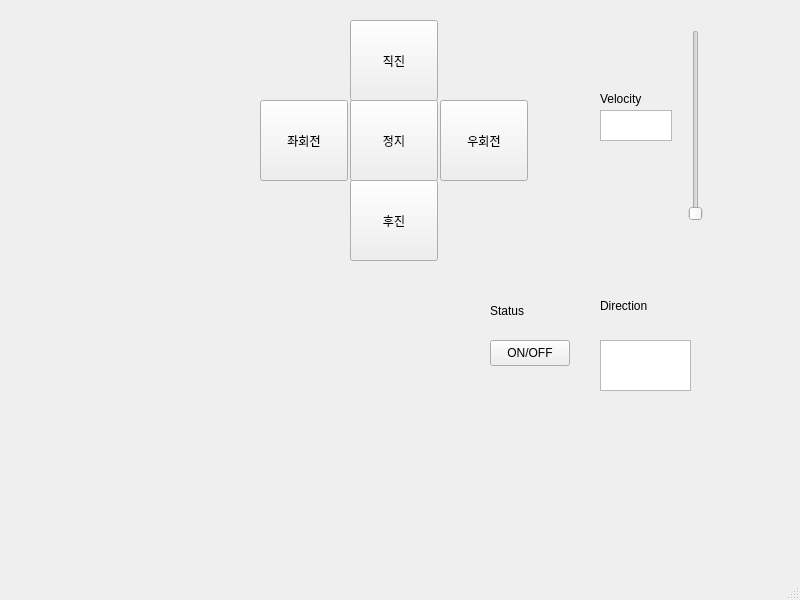
<?xml version="1.0" encoding="UTF-8"?>
<ui version="4.0">
 <class>MainWindow</class>
 <widget class="QMainWindow" name="MainWindow">
  <property name="geometry">
   <rect>
    <x>0</x>
    <y>0</y>
    <width>800</width>
    <height>600</height>
   </rect>
  </property>
  <property name="windowTitle">
   <string>MainWindow</string>
  </property>
  <widget class="QWidget" name="centralwidget">
   <widget class="QPushButton" name="Forward">
    <property name="geometry">
     <rect>
      <x>350</x>
      <y>20</y>
      <width>88</width>
      <height>81</height>
     </rect>
    </property>
    <property name="text">
     <string>직진</string>
    </property>
    <property name="autoDefault">
     <bool>false</bool>
    </property>
   </widget>
   <widget class="QPushButton" name="Right">
    <property name="geometry">
     <rect>
      <x>440</x>
      <y>100</y>
      <width>88</width>
      <height>81</height>
     </rect>
    </property>
    <property name="text">
     <string>우회전</string>
    </property>
    <property name="autoDefault">
     <bool>false</bool>
    </property>
   </widget>
   <widget class="QPushButton" name="Backward">
    <property name="geometry">
     <rect>
      <x>350</x>
      <y>180</y>
      <width>88</width>
      <height>81</height>
     </rect>
    </property>
    <property name="text">
     <string>후진</string>
    </property>
    <property name="autoDefault">
     <bool>false</bool>
    </property>
   </widget>
   <widget class="QPushButton" name="Left">
    <property name="geometry">
     <rect>
      <x>260</x>
      <y>100</y>
      <width>88</width>
      <height>81</height>
     </rect>
    </property>
    <property name="text">
     <string>좌회전</string>
    </property>
    <property name="autoDefault">
     <bool>false</bool>
    </property>
   </widget>
   <widget class="QPushButton" name="Stop">
    <property name="geometry">
     <rect>
      <x>350</x>
      <y>100</y>
      <width>88</width>
      <height>81</height>
     </rect>
    </property>
    <property name="text">
     <string>정지</string>
    </property>
   </widget>
   <widget class="QSlider" name="verticalSlider">
    <property name="geometry">
     <rect>
      <x>680</x>
      <y>30</y>
      <width>31</width>
      <height>191</height>
     </rect>
    </property>
    <property name="orientation">
     <enum>Qt::Vertical</enum>
    </property>
   </widget>
   <widget class="QTextBrowser" name="textBrowser_2">
    <property name="geometry">
     <rect>
      <x>600</x>
      <y>110</y>
      <width>72</width>
      <height>31</height>
     </rect>
    </property>
   </widget>
   <widget class="QLabel" name="Status_3">
    <property name="geometry">
     <rect>
      <x>600</x>
      <y>90</y>
      <width>80</width>
      <height>18</height>
     </rect>
    </property>
    <property name="text">
     <string>Velocity</string>
    </property>
   </widget>
   <widget class="QPushButton" name="Main">
    <property name="geometry">
     <rect>
      <x>490</x>
      <y>340</y>
      <width>80</width>
      <height>26</height>
     </rect>
    </property>
    <property name="text">
     <string>ON/OFF</string>
    </property>
   </widget>
   <widget class="QLabel" name="Status">
    <property name="geometry">
     <rect>
      <x>490</x>
      <y>290</y>
      <width>91</width>
      <height>41</height>
     </rect>
    </property>
    <property name="text">
     <string>Status</string>
    </property>
   </widget>
   <widget class="QTextBrowser" name="textBrowser">
    <property name="geometry">
     <rect>
      <x>600</x>
      <y>340</y>
      <width>91</width>
      <height>51</height>
     </rect>
    </property>
   </widget>
   <widget class="QLabel" name="Status_2">
    <property name="geometry">
     <rect>
      <x>600</x>
      <y>290</y>
      <width>71</width>
      <height>31</height>
     </rect>
    </property>
    <property name="text">
     <string>Direction</string>
    </property>
   </widget>
  </widget>
  <widget class="QMenuBar" name="menubar">
   <property name="geometry">
    <rect>
     <x>0</x>
     <y>0</y>
     <width>800</width>
     <height>23</height>
    </rect>
   </property>
  </widget>
  <widget class="QStatusBar" name="statusbar"/>
 </widget>
 <resources/>
 <connections/>
</ui>
